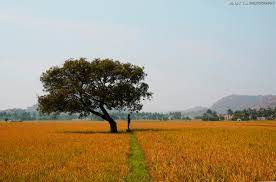
#> input picture Practice_week4-5/tree1.jpg, 276 x 182 px, found by its file name
$ jupyter execute lab2.ipynb
#> lines starting #> are read from the running program, lines starting #| are printed output that depends on the picture
[cell 1]
import cv2
import numpy as np
import matplotlib.pyplot as plt
img = cv2.imread("tree1.jpg")
#> img is the input picture: shape (182, 276, 3); mean B, G, R 123.7, 149.9, 164.2
# Sharpen kernel
sharpen = np.array(( [0, -1, 0],
 [-1, 5, -1],
 [0, -1, 0]), dtype="int")
sharpImg = cv2.filter2D(img, -1, sharpen)
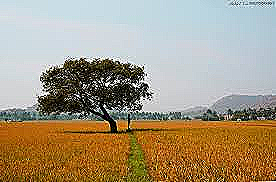
#> sharpImg: shape (182, 276, 3); mean B, G, R 128.6, 151.8, 165.6
plt.figure(figsize=[20,10])
plt.subplot(121);plt.imshow(img[...,::-1]);plt.title("Original image")
plt.subplot(122);plt.imshow(sharpImg[...,::-1]);plt.title("Sharpen output")
plt.show()
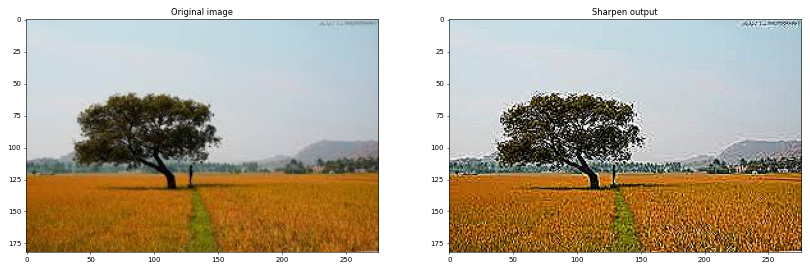
#> figure drawn by matplotlib, 2 panels

$ run again, with Practice_week4-5/Halep.jpg copied over Practice_week4-5/tree1.jpg
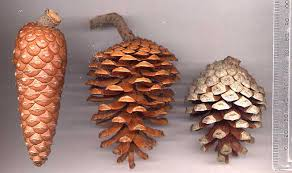
#> input picture Practice_week4-5/Halep.jpg, 292 x 173 px, found by its file name
#> img is the input picture: shape (173, 292, 3); mean B, G, R 125.6, 133.7, 163.7
#> `sharpImg = cv2.filter2D(img, -1, sharpen)`:
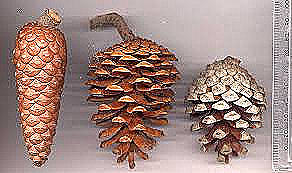
#> sharpImg: shape (173, 292, 3); mean B, G, R 128.5, 134.5, 159.9
#> `plt.show()`:
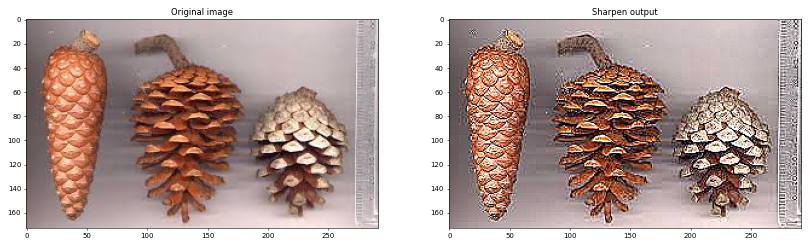
#> figure drawn by matplotlib, 2 panels
